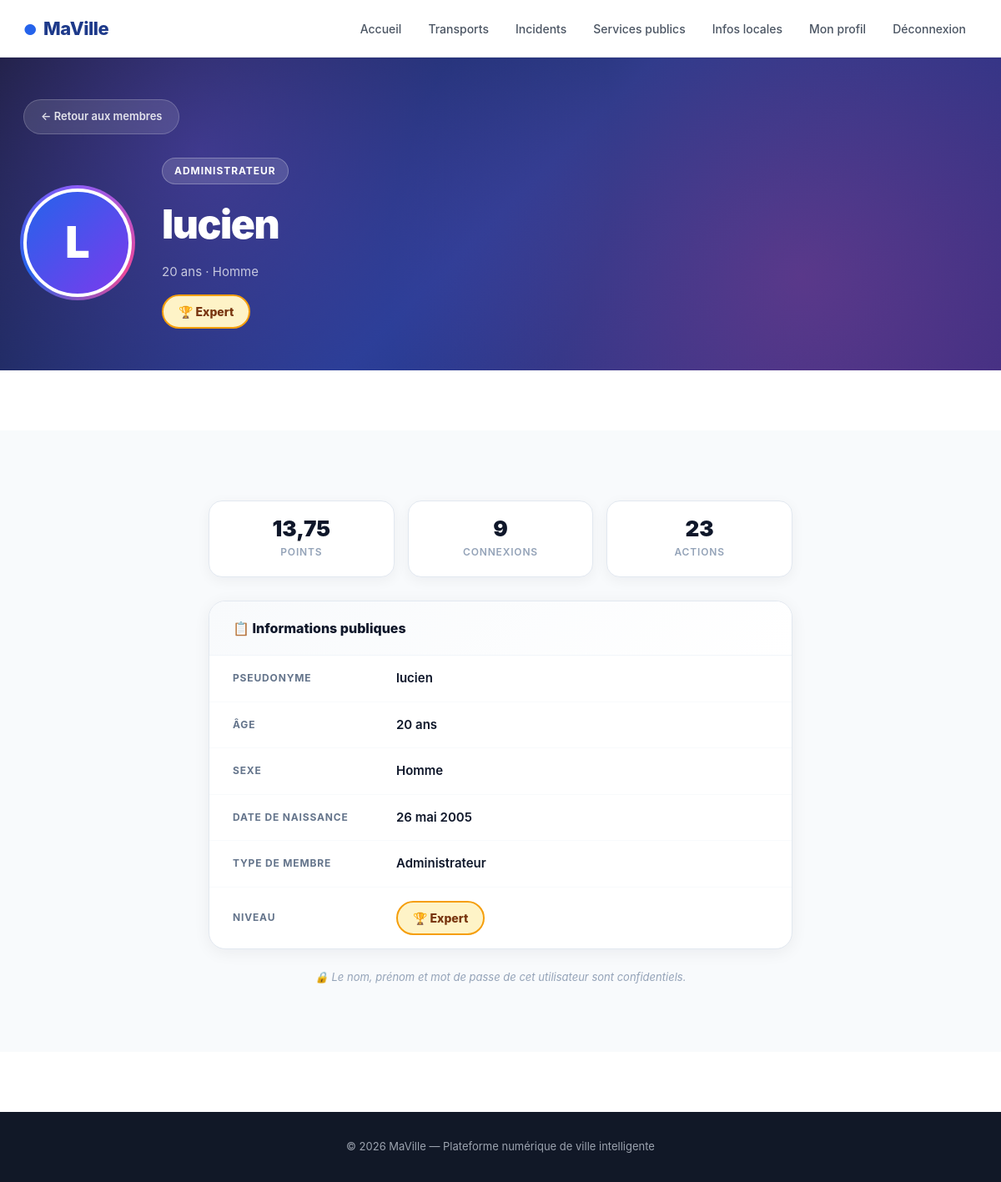
/profil/2/ (signed in), run on the app's committed database.
### monapp/models.py (models this page shows, shortened)
class Personne(models.Model):
    GENRE_CHOIX = [('H', 'Homme'), ('F', 'Femme')]
    TYPE_MEMBRE = [
        ('visiteur', 'Visiteur'),
        ('simple', 'Simple'),
        ('complexe', 'Complexe'),
        ('administrateur', 'Administrateur'),
    ]
    user         = models.OneToOneField(User, on_delete=models.CASCADE)
    age          = models.IntegerField(default=0)
    sexe         = models.CharField(max_length=10, choices=GENRE_CHOIX, default='H')
    type_membre  = models.CharField(max_length=30, choices=TYPE_MEMBRE, default='visiteur')
    photo        = models.ImageField(upload_to='photo/personne/', null=True, blank=True)
    date_naissance = models.DateField(null=True, blank=True)
    points       = models.FloatField(default=0)
    nb_connexions = models.IntegerField(default=0)
    nb_actions   = models.IntegerField(default=0)
    niveau       = models.CharField(max_length=20, default='debutant')

### monapp/views.py (the view)
# urls.py: path('profil/<int:user_id>/', views.voir_profil, name='voir_profil'),
@login_required
def voir_profil(request, user_id):
    user_cible = get_object_or_404(User, id=user_id)
    if user_cible == request.user:
        return redirect('profil')
    membre = get_object_or_404(Personne, user=user_cible)
    return render(request, 'monapp/profil_public.html', {'membre': membre})

### monapp/templates/monapp/profil_public.html (shortened to what this page needs)
{% extends 'monapp/base.html' %}
{% load static %}
{% block extra_head %}
<link rel="stylesheet" href="{% static 'profil.css' %}">
{% endblock %}
{% block hero %}
<section class="profil-public-hero">
    <div class="profil-public-inner">
        <a href="{% url 'profil' %}" class="btn-retour-profil">← Retour aux membres</a>
        <div class="profil-public-content">
            <div class="profil-public-avatar">
                {% if membre.photo %}
                    <img src="{{ membre.photo.url }}" alt="{{ membre.user.username }}">
                {% else %}
                    <div class="avatar-placeholder">
                        {{ membre.user.username|first|upper }}
                    </div>
                {% endif %}
            </div>
            <div class="profil-public-info">
                <div class="badge">{{ membre.type_membre|capfirst }}</div>
                <h2>{{ membre.user.username }}</h2>
                <p class="meta">{{ membre.age }} ans · {{ membre.get_sexe_display }}</p>
                <span class="niveau-badge-public niveau-{{ membre.niveau }}">
                    {% if membre.niveau == 'debutant' %}🌱 Débutant
                    {% elif membre.niveau == 'intermediaire' %}⚡ Intermédiaire
                    {% elif membre.niveau == 'avance' %}🔥 Avancé
                    {% elif membre.niveau == 'expert' %}🏆 Expert
                    {% endif %}
                </span>
            </div>
        </div>
    </div>
</section>
{% endblock %}
{% block content %}
<section class="profil-public-section">
    <div class="wrap">
        <div class="stats-publiques">
            <div class="stat-pub-card">
                <div class="stat-pub-val">{{ membre.points|floatformat:2 }}</div>
                <div class="stat-pub-lbl">Points</div>
            </div>
            <div class="stat-pub-card">
                <div class="stat-pub-val">{{ membre.nb_connexions }}</div>
                <div class="stat-pub-lbl">Connexions</div>
            </div>
            <div class="stat-pub-card">
                <div class="stat-pub-val">{{ membre.nb_actions }}</div>
                <div class="stat-pub-lbl">Actions</div>
            </div>
        </div>
        <div class="profil-public-card" style="margin-top: 28px;">
            <div class="profil-public-card-header">
                <h3>📋 Informations publiques</h3>
            </div>
            <div class="info-row">
                <span class="info-key">Pseudonyme</span>
                <span class="info-val">{{ membre.user.username }}</span>
            </div>
            <div class="info-row">
                <span class="info-key">Âge</span>
                <span class="info-val">{{ membre.age }} ans</span>
            </div>
            <div class="info-row">
                <span class="info-key">Sexe</span>
                <span class="info-val">{{ membre.get_sexe_display }}</span>
            </div>
            <div class="info-row">
                <span class="info-key">Date de naissance</span>
                <span class="info-val">{{ membre.date_naissance|default:"Non renseignée" }}</span>
            </div>
            <div class="info-row">
                <span class="info-key">Type de membre</span>
                <span class="info-val">{{ membre.type_membre|capfirst }}</span>
            </div>
            <div class="info-row">
                <span class="info-key">Niveau</span>
                <span class="info-val">
                    <span class="niveau-badge-public niveau-{{ membre.niveau }}">
                        {% if membre.niveau == 'debutant' %}🌱 Débutant
                        {% elif membre.niveau == 'intermediaire' %}⚡ Intermédiaire
                        {% elif membre.niveau == 'avance' %}🔥 Avancé
                        {% elif membre.niveau == 'expert' %}🏆 Expert
                        {% endif %}
                    </span>
                </span>
            </div>
        </div>
        <p style="text-align:center; font-size:13px; color:#94a3b8; margin-top:24px; font-style:italic;">
            🔒 Le nom, prénom et mot de passe de cet utilisateur sont confidentiels.
        </p>
    </div>
</section>
{% endblock %}
{% block footer %}
<footer class="site-footer">
    <div class="wrap">
        <p>&copy; 2026 MaVille — Plateforme numérique de ville intelligente</p>
    </div>
</footer>
{% endblock %}

### monapp/static/style.css (style rules this page uses)
* { box-sizing: border-box; margin: 0; padding: 0; }
html { -webkit-text-size-adjust: 100%; scroll-behavior: smooth; }
body { min-height: 100vh; font-family: -apple-system, BlinkMacSystemFont, "Segoe UI", Roboto, Arial, sans-serif; color: #1f2937; background: #ffffff; line-height: 1.5; }
.wrap { max-width: 1200px; margin: 0 auto; padding: 0 28px; width: 100%; }
.site-footer { background: #111827; color: #9ca3af; padding: 32px 0; text-align: center; font-size: 13px; }

### monapp/templates/monapp/profil_public.html (style rules this page uses)
.profil-public-hero { position: relative; min-height: 45vh; display: flex; align-items: center; color: #fff; overflow: hidden; isolation: isolate; background: linear-gradient(135deg, #0f172a 0%, #1e3a8a 50%, #312e81 100%); }
.profil-public-hero::before { content: ""; position: absolute; inset: 0; background-image: radial-gradient(circle at 20% 30%, rgba(139,92,246,0.35) 0%, transparent 50%), radial-gradient(circle at 80% 70%, rgba(236,72,153,0.25) 0%, transparent 50%); z-index: -1; }
.profil-public-inner { max-width: 1200px; margin: 0 auto; padding: 50px 28px; width: 100%; }
.profil-public-content { display: flex; align-items: center; gap: 36px; }
.profil-public-avatar { flex-shrink: 0; position: relative; width: 130px; height: 130px; }
.profil-public-avatar::before { content: ""; position: absolute; inset: -4px; border-radius: 50%; background: conic-gradient(from 0deg, #8b5cf6, #ec4899, #2563eb, #8b5cf6); animation: rotate 8s linear infinite; z-index: 0; }
.profil-public-avatar img, .profil-public-avatar .avatar-placeholder { position: relative; z-index: 1; width: 130px; height: 130px; border-radius: 50%; border: 4px solid #fff; display: flex; align-items: center; justify-content: center; font-size: 52px; font-weight: 900; background: linear-gradient(135deg, #2563eb, #7c3aed); color: #fff; object-fit: cover; }
.profil-public-info h2 { font-size: clamp(28px, 4vw, 48px); font-weight: 900; letter-spacing: -0.03em; margin-bottom: 10px; }
.profil-public-info .badge { display: inline-block; padding: 6px 14px; background: rgba(255,255,255,0.15); backdrop-filter: blur(8px); border: 1px solid rgba(255,255,255,0.25); color: #fff; font-size: 12px; font-weight: 700; letter-spacing: 0.08em; text-transform: uppercase; border-radius: 100px; margin-bottom: 12px; }
.profil-public-info .meta { font-size: 15px; color: rgba(255,255,255,0.72); margin-bottom: 16px; }
.niveau-badge-public { display: inline-flex; align-items: center; gap: 6px; padding: 8px 18px; border-radius: 100px; font-size: 14px; font-weight: 800; }
.niveau-badge-public.niveau-expert { background: #fef3c7; color: #78350f; border: 2px solid #f59e0b; }
.profil-public-section { padding: 60px 0 80px; background: #f8fafc; }
.profil-public-card { background: #fff; border-radius: 20px; border: 1.5px solid #e2e8f0; box-shadow: 0 4px 20px rgba(15,23,42,0.06); overflow: hidden; max-width: 700px; margin: 0 auto; }
.profil-public-card-header { padding: 20px 28px; border-bottom: 1.5px solid #f1f5f9; background: linear-gradient(135deg, #f8fafc, #fff); }
.profil-public-card-header h3 { font-size: 16px; font-weight: 800; color: #0f172a; }
.info-row { display: flex; align-items: center; padding: 16px 28px; border-bottom: 1px solid #f8fafc; gap: 16px; transition: background 0.2s; }
.info-row:last-child { border-bottom: none; }
.info-key { flex-shrink: 0; width: 180px; font-size: 12px; font-weight: 700; color: #64748b; text-transform: uppercase; letter-spacing: 0.07em; }
.info-val { flex: 1; font-size: 15px; color: #0f172a; font-weight: 600; }
.stats-publiques { display: grid; grid-template-columns: repeat(3, 1fr); gap: 16px; max-width: 700px; margin: 24px auto 0; }
.stat-pub-card { background: #fff; border: 1.5px solid #e2e8f0; border-radius: 16px; padding: 20px; text-align: center; box-shadow: 0 4px 16px rgba(15,23,42,0.05); }
.stat-pub-val { font-size: 26px; font-weight: 900; color: #0f172a; line-height: 1; }
.stat-pub-lbl { font-size: 12px; color: #94a3b8; font-weight: 600; text-transform: uppercase; letter-spacing: 0.07em; margin-top: 6px; }
.btn-retour-profil { display: inline-flex; align-items: center; gap: 8px; padding: 10px 20px; background: rgba(255,255,255,0.12); backdrop-filter: blur(8px); border: 1px solid rgba(255,255,255,0.2); color: rgba(255,255,255,0.85); border-radius: 100px; font-size: 13px; font-weight: 600; text-decoration: none; margin-bottom: 28px; transition: all 0.2s; }

### data on the page
Personne: user.username|first "L", type_membre "ADMINISTRATEUR", user.username "lucien", age "20", sexe "Homme", points "13,75", nb_connexions "9", nb_actions "23", date_naissance "26 mai 2005", type_membre "Administrateur"
